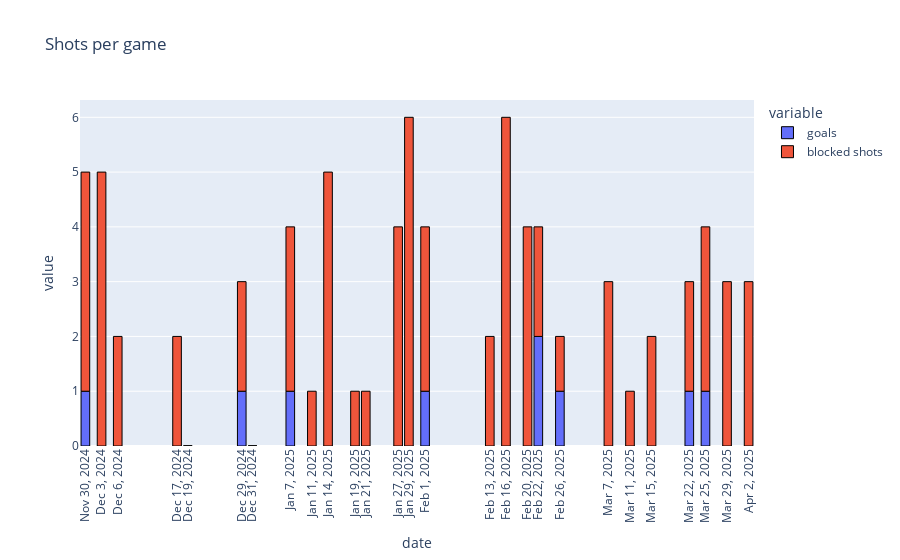

The cell this chart's notebook holds for it:
### Code cell
fig = px.bar(fig_df, x="date", y=["goals", "blocked shots"], title="Shots per game", hover_data = {"season": True})
fig.update_xaxes(tickangle=270, tickvals = df["date"])
fig.update_traces(marker_line_color="black", marker_line_width=1)
fig.show()

### Figure 1 — Plotly figure (JSON) as saved in the notebook; plotly's stock layout.template omitted (floating-point values rounded to 4 significant figures)
{"data": [{"alignmentgroup": "True", "customdata": [[5], [5], [5], [5], [5], [5], [5], [5], [5], [5], [5], [5], [5], [5], [5], [5], [5], [5], [5], [5], [5], [5], [5], [5], [5], [5], [5]], "hovertemplate": "variable=goals<br>date=%{x}<br>value=%{y}<br>season=%{customdata[0]}<extra></extra>", "legendgroup": "goals", "marker": {"color": "#636efa", "line": {"color": "black", "width": 1}, "pattern": {"shape": ""}}, "name": "goals", "offsetgroup": "goals", "orientation": "v", "showlegend": true, "textposition": "auto", "type": "bar", "x": ["2024-11-30", "2024-12-03", "2024-12-06", "2024-12-17", "2024-12-19", "2024-12-29", "2024-12-31", "2025-01-07", "2025-01-11", "2025-01-14", "2025-01-19", "2025-01-21", "2025-01-27", "2025-01-29", "2025-02-01", "2025-02-13", "2025-02-16", "2025-02-20", "2025-02-22", "2025-02-26", "2025-03-07", "2025-03-11", "2025-03-15", "2025-03-22", "2025-03-25", "2025-03-29", "2025-04-02"], "xaxis": "x", "y": [1, 0, 0, 0, 0, 1, 0, 1, 0, 0, 0, 0, 0, 0, 1, 0, 0, 0, 2, 1, 0, 0, 0, 1, 1, 0, 0], "yaxis": "y"}, {"alignmentgroup": "True", "customdata": [[5], [5], [5], [5], [5], [5], [5], [5], [5], [5], [5], [5], [5], [5], [5], [5], [5], [5], [5], [5], [5], [5], [5], [5], [5], [5], [5]], "hovertemplate": "variable=blocked shots<br>date=%{x}<br>value=%{y}<br>season=%{customdata[0]}<extra></extra>", "legendgroup": "blocked shots", "marker": {"color": "#EF553B", "line": {"color": "black", "width": 1}, "pattern": {"shape": ""}}, "name": "blocked shots", "offsetgroup": "blocked shots", "orientation": "v", "showlegend": true, "textposition": "auto", "type": "bar", "x": ["2024-11-30", "2024-12-03", "2024-12-06", "2024-12-17", "2024-12-19", "2024-12-29", "2024-12-31", "2025-01-07", "2025-01-11", "2025-01-14", "2025-01-19", "2025-01-21", "2025-01-27", "2025-01-29", "2025-02-01", "2025-02-13", "2025-02-16", "2025-02-20", "2025-02-22", "2025-02-26", "2025-03-07", "2025-03-11", "2025-03-15", "2025-03-22", "2025-03-25", "2025-03-29", "2025-04-02"], "xaxis": "x", "y": [4, 5, 2, 2, 0, 2, 0, 3, 1, 5, 1, 1, 4, 6, 3, 2, 6, 4, 2, 1, 3, 1, 2, 2, 3, 3, 3], "yaxis": "y"}], "layout": {"autosize": true, "barmode": "relative", "legend": {"title": {"text": "variable"}, "tracegroupgap": 0}, "title": {"text": "Shots per game"}, "xaxis": {"anchor": "y", "autorange": true, "domain": [0, 1], "range": ["2024-11-29", "2025-04-03"], "tickangle": -90, "tickvals": ["2024-11-30", "2024-12-03", "2024-12-06", "2024-12-17", "2024-12-19", "2024-12-29", "2024-12-31", "2025-01-07", "2025-01-11", "2025-01-14", "2025-01-19", "2025-01-21", "2025-01-27", "2025-01-29", "2025-02-01", "2025-02-13", "2025-02-16", "2025-02-20", "2025-02-22", "2025-02-26", "2025-03-07", "2025-03-11", "2025-03-15", "2025-03-22", "2025-03-25", "2025-03-29", "2025-04-02"], "title": {"text": "date"}, "type": "date"}, "yaxis": {"anchor": "x", "autorange": true, "domain": [0, 1], "range": [0, 6.316], "title": {"text": "value"}, "type": "linear"}}}
